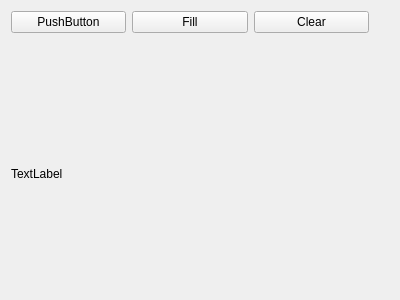
<?xml version="1.0" encoding="UTF-8"?>
<ui version="4.0">
 <class>MapControl</class>
 <widget class="QWidget" name="MapControl">
  <property name="geometry">
   <rect>
    <x>0</x>
    <y>0</y>
    <width>400</width>
    <height>300</height>
   </rect>
  </property>
  <property name="windowTitle">
   <string>Form</string>
  </property>
  <layout class="QHBoxLayout" name="horizontalLayout">
   <item>
    <layout class="QVBoxLayout" name="verticalLayout">
     <item>
      <layout class="QHBoxLayout" name="horizontalLayout_2">
       <item>
        <widget class="QPushButton" name="testPixmap">
         <property name="text">
          <string>PushButton</string>
         </property>
        </widget>
       </item>
       <item>
        <widget class="QPushButton" name="fillPushButton">
         <property name="text">
          <string>Fill</string>
         </property>
        </widget>
       </item>
       <item>
        <widget class="QPushButton" name="clearPushButton">
         <property name="text">
          <string>Clear</string>
         </property>
        </widget>
       </item>
      </layout>
     </item>
     <item>
      <spacer name="horizontalSpacer">
       <property name="orientation">
        <enum>Qt::Horizontal</enum>
       </property>
       <property name="sizeHint" stdset="0">
        <size>
         <width>40</width>
         <height>20</height>
        </size>
       </property>
      </spacer>
     </item>
     <item>
      <widget class="QLabel" name="imageLab">
       <property name="text">
        <string>TextLabel</string>
       </property>
      </widget>
     </item>
    </layout>
   </item>
   <item>
    <spacer name="verticalSpacer">
     <property name="orientation">
      <enum>Qt::Vertical</enum>
     </property>
     <property name="sizeHint" stdset="0">
      <size>
       <width>20</width>
       <height>40</height>
      </size>
     </property>
    </spacer>
   </item>
  </layout>
 </widget>
 <resources/>
 <connections/>
</ui>
